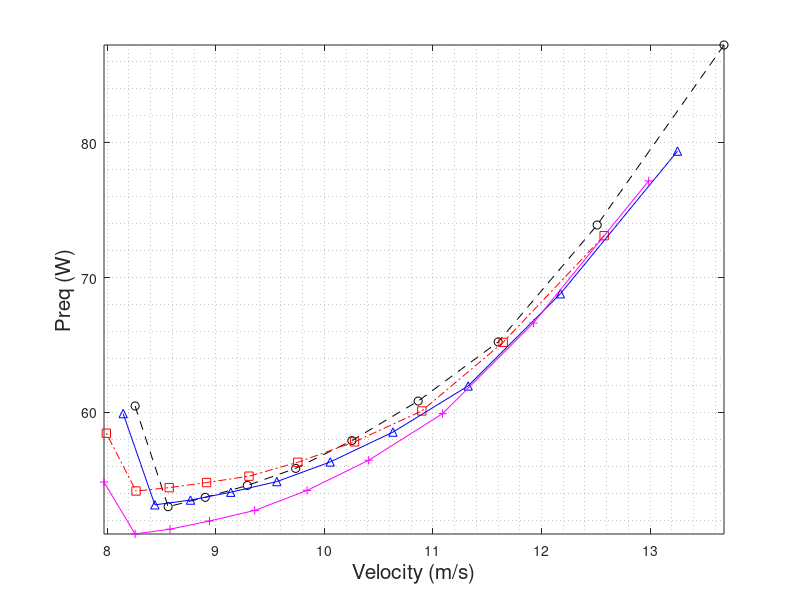

Source code (MATLAB):
clc
clear
warning off

cd G:\GIT\VAP3\Runs\CREATeV

%%
RELAX = 0
valMAXTIME = 40;
valSTARTFORCES = 40;
seqALPHA = [6:1:15];

%%
% a = dir;
% for i = 1:size(a,1)
%     if contains(a(i).name,'Design_')
%
%         design_num = cellfun(@str2num,regexp(a(i).name, '[0-9]','match'));
%
%         cd '../../'
%         filename = ['Runs/CREATeV/', a(i).name];
%         parfor j = 1:length(seqALPHA)
%             VAP_IN = [];
%             VAP_IN.vecVEHALPHA = seqALPHA(j);
%             VAP_IN.valMAXTIME = valMAXTIME;
%             VAP_IN.valSTARTFORCES = valSTARTFORCES;
%             VAP_IN.RELAX = RELAX;
%             OUTP(j) = fcnVAP_MAIN(filename, VAP_IN);
%         end
%
%         Design(design_num).OUTP = OUTP;
%
%         cd 'Runs/CREATeV';
%
%     end
% end
% 
% cd '../../'
% filename = ['Runs/CREATeV/Design_', num2str(5),'.vap'];
% parfor j = 1:length(seqALPHA)
%     VAP_IN = [];
%     VAP_IN.vecVEHALPHA = seqALPHA(j);
%     VAP_IN.valMAXTIME = valMAXTIME;
%     VAP_IN.valSTARTFORCES = valSTARTFORCES;
%     VAP_IN.RELAX = RELAX;
%     OUTP(j) = fcnVAP_MAIN(filename, VAP_IN);
% end
% cd 'Runs/CREATeV';

%%
hFig1 = figure(1);
clf(1);

linestyles = {'--ok', '-.rs', '-b^', '-m+'};


hold on
load('design_1_fixed.mat');
plot([OUTP.vecVINF]',[OUTP.vecPREQ]',linestyles{1})
load('design_2_fixed.mat');
plot([OUTP.vecVINF]',[OUTP.vecPREQ]',linestyles{2})
load('design_3_fixed.mat');
plot([OUTP.vecVINF]',[OUTP.vecPREQ]',linestyles{3})
load('design_4_fixed.mat');
plot([OUTP.vecVINF]',[OUTP.vecPREQ]',linestyles{4})
hold off

%
% hold on
% for i = 1:size(Design,2)
%     plot([Design(i).OUTP.vecVINF]',[Design(i).OUTP.vecPREQ]',linestyles{i})
% end
% hold off
xlabel('Velocity (m/s)','FontSize',15);
ylabel('Preq (W)','FontSize',15);
grid minor
box on
axis tight














